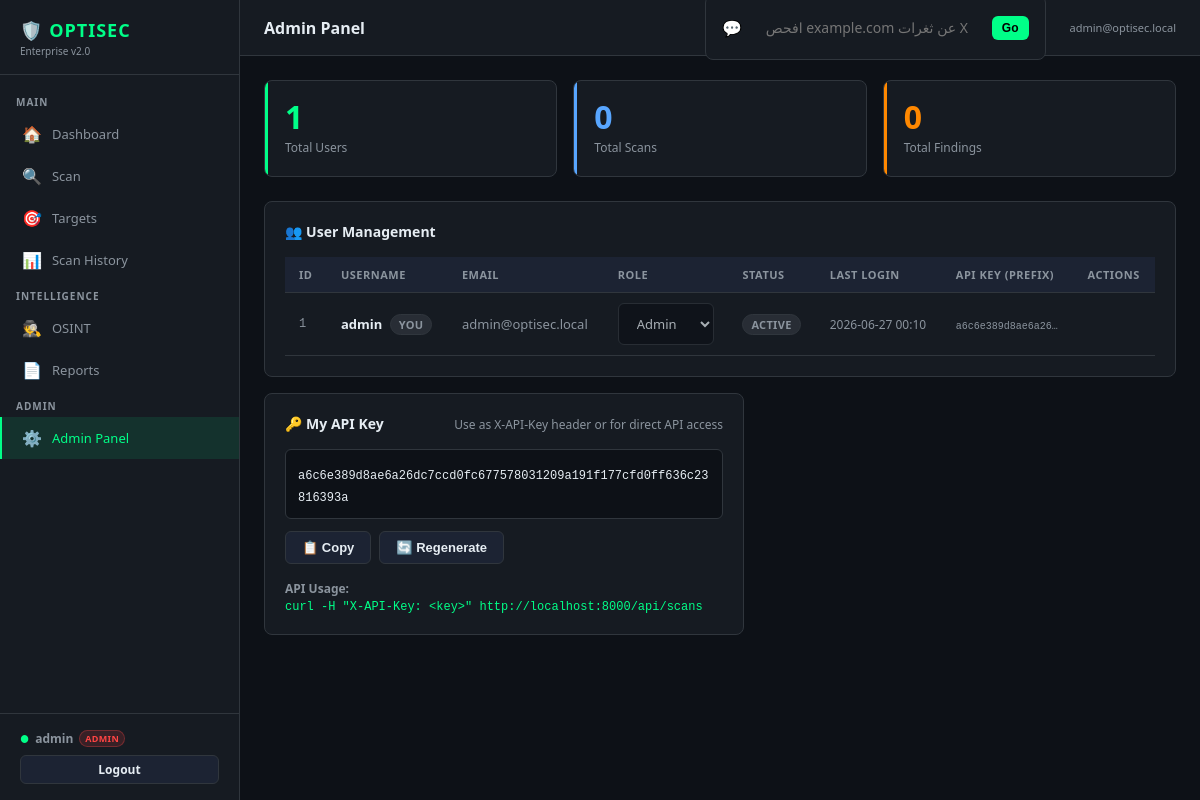
The page /admin (signed in) on the database its author committed.
### web/models.py (models this page shows)
class User(Base):
    __tablename__ = "users"
    id = Column(Integer, primary_key=True)
    username = Column(String(50), unique=True, nullable=False, index=True)
    email = Column(String(100), unique=True, nullable=False, index=True)
    password_hash = Column(String(255), nullable=False)
    role = Column(String(20), default="viewer")  # admin | analyst | viewer
    api_key = Column(String(64), unique=True, index=True)
    is_active = Column(Boolean, default=True)
    created_at = Column(DateTime, default=datetime.utcnow)
    last_login = Column(DateTime)
    targets = relationship("Target", back_populates="user", cascade="all, delete-orphan")
    scans = relationship("Scan", back_populates="user", cascade="all, delete-orphan")
    reports = relationship("Report", back_populates="user", cascade="all, delete-orphan")

### web/app.py (the view)
@app.get("/admin", response_class=HTMLResponse)
async def admin_panel(request: Request, user: User = Depends(web_user), db: AsyncSession = Depends(get_db)):
    require_admin(user)
    users = (await db.execute(select(User).order_by(User.created_at))).scalars().all()
    total_scans = (await db.execute(select(func.count()).select_from(Scan))).scalar()
    total_findings = (await db.execute(select(func.count()).select_from(Finding))).scalar()
    return templates.TemplateResponse(request, "admin.html", {
        "app_name": APP_NAME, "active": "admin", "user": user,
        "users": users, "total_scans": total_scans, "total_findings": total_findings,
    })

### web/templates/admin.html (shortened to what this page needs)
{% extends "base.html" %}
{% block page_title %}Admin Panel{% endblock %}
{% block content %}
<div class="stats-grid">
  <div class="stat-card">
    <div class="stat-value">{{ users|length }}</div>
    <div class="stat-label">Total Users</div>
  </div>
  <div class="stat-card info">
    <div class="stat-value">{{ total_scans }}</div>
    <div class="stat-label">Total Scans</div>
  </div>
  <div class="stat-card high">
    <div class="stat-value">{{ total_findings }}</div>
    <div class="stat-label">Total Findings</div>
  </div>
</div>
<div class="card">
  <div class="card-header">
    <div class="card-title">👥 User Management</div>
  </div>
  <div class="table-wrap">
    <table>
      <thead>
        <tr>
          <th>ID</th>
          <th>Username</th>
          <th>Email</th>
          <th>Role</th>
          <th>Status</th>
          <th>Last Login</th>
          <th>API Key (prefix)</th>
          <th>Actions</th>
        </tr>
      </thead>
      <tbody>
        {% for u in users %}
        <tr id="user-row-{{ u.id }}">
          <td class="mono dim">{{ u.id }}</td>
          <td>
            <strong>{{ u.username }}</strong>
            {% if u.id == user.id %}<span class="badge badge-info" style="margin-left:4px">you</span>{% endif %}
          </td>
          <td class="dim">{{ u.email }}</td>
          <td>
            <select onchange="changeRole({{ u.id }}, this.value)"
                    {% if u.id == user.id %}disabled title="Cannot change your own role"{% endif %}>
              <option value="admin"   {% if u.role == 'admin'   %}selected{% endif %}>Admin</option>
            </select>
          </td>
          <td>
            <span class="badge badge-{% if u.is_active %}info{% else %}critical{% endif %}">
              {{ 'Active' if u.is_active else 'Disabled' }}
            </span>
          </td>
          <td class="dim" style="font-size:12px">
            {{ u.last_login.strftime('%Y-%m-%d %H:%M') if u.last_login else 'Never' }}
          </td>
          <td>
            <code class="mono dim" style="font-size:10px">
              {{ (u.api_key[:16] + '…') if u.api_key else '—' }}
            </code>
          </td>
          <td>
          </td>
        </tr>
        {% endfor %}
      </tbody>
    </table>
  </div>
</div>
<div class="card" style="max-width:480px">
  <div class="card-header">
    <div class="card-title">🔑 My API Key</div>
    <div class="card-subtitle">Use as X-API-Key header or for direct API access</div>
  </div>
  <div style="background:var(--bg);border:1px solid var(--border);border-radius:6px;padding:12px;margin-bottom:12px;word-break:break-all">
    <code id="my-api-key" class="mono" style="font-size:12px">{{ user.api_key }}</code>
  </div>
  <div style="display:flex;gap:8px;margin-bottom:8px">
    <button class="btn btn-secondary" onclick="copyApiKey()">📋 Copy</button>
    <button class="btn btn-secondary" onclick="regenApiKey()">🔄 Regenerate</button>
  </div>
  <div style="margin-top:16px;font-size:12px;color:var(--text-dim)">
    <strong>API Usage:</strong><br>
    <code style="color:var(--accent)">curl -H "X-API-Key: &lt;key&gt;" http://localhost:8000/api/scans</code>
  </div>
</div>
{% endblock %}

### web/templates/base.html (shortened to what this page needs)
<!DOCTYPE html>
<html lang="en">
<head>
  <link rel="stylesheet" href="/static/css/style.css">
</head>
<body>
<nav class="sidebar">
  <div class="sidebar-logo">
    <h1>🛡️ OPTISEC</h1>
    <div class="version">Enterprise v2.0</div>
  </div>
  <div class="sidebar-nav">
    <div class="nav-section">Main</div>
    <a href="/" class="nav-item {% if active == 'home' %}active{% endif %}">
      <span class="icon">🏠</span><span>Dashboard</span>
    </a>
    <a href="/scan" class="nav-item {% if active == 'scan' %}active{% endif %}">
      <span class="icon">🔍</span><span>Scan</span>
    </a>
    <a href="/targets" class="nav-item {% if active == 'targets' %}active{% endif %}">
      <span class="icon">🎯</span><span>Targets</span>
    </a>
    <a href="/scans" class="nav-item {% if active == 'scans' %}active{% endif %}">
      <span class="icon">📊</span><span>Scan History</span>
    </a>
    <div class="nav-section">Intelligence</div>
    <a href="/osint" class="nav-item {% if active == 'osint' %}active{% endif %}">
      <span class="icon">🕵️</span><span>OSINT</span>
    </a>
    <a href="/reports" class="nav-item {% if active == 'reports' %}active{% endif %}">
      <span class="icon">📄</span><span>Reports</span>
    </a>
    {% if user and user.role == 'admin' %}
    <div class="nav-section">Admin</div>
    <a href="/admin" class="nav-item {% if active == 'admin' %}active{% endif %}">
      <span class="icon">⚙️</span><span>Admin Panel</span>
    </a>
    {% endif %}
  </div>
  <div class="sidebar-footer">
    {% if user %}
    <div style="display:flex;align-items:center;gap:6px;margin-bottom:8px">
      <span style="color:var(--accent);font-size:10px">●</span>
      <span style="font-size:12px;font-weight:600">{{ user.username }}</span>
      <span class="badge badge-{% if user.role == 'admin' %}critical{% elif user.role == 'analyst' %}high{% else %}info{% endif %}"
            style="font-size:9px;padding:1px 5px">{{ user.role }}</span>
    </div>
    <a href="/logout" class="btn btn-secondary btn-sm" style="width:100%;justify-content:center">Logout</a>
    {% endif %}
  </div>
</nav>
<div class="main">
  <div class="topbar">
    <div class="topbar-title">{% block page_title %}{% endblock %}</div>
    <div class="topbar-right">
      <div class="nlp-bar" style="min-width:320px;margin:0">
        <span style="color:var(--accent);font-size:16px">💬</span>
        <input id="nlp-input" type="text"
          placeholder="افحص example.com عن ثغرات XSS | Scan target for XSS"
          onkeydown="runNLPCommand(event)" />
        <button class="btn btn-primary btn-sm" onclick="runNLPCommand(null)">Go</button>
      </div>
      {% if user %}
      <div style="font-size:11px;color:var(--text-dim);margin-left:12px;white-space:nowrap">
        {{ user.email }}
      </div>
      {% endif %}
    </div>
  </div>
  <div class="content">
    {% block content %}{% endblock %}
  </div>
</div>
</body>
</html>

### rows shown on the page
User: username "admin", role "ADMIN", email "admin@optisec.local", id "1", shows "YOU", role+id "Admin", is_active "ACTIVE", last_login "2026-06-27 00:10", api_key "a6c6e389d8ae6a26…", api_key "a6c6e389d8ae6a26dc7ccd0fc677578031209a191f177cfd0ff636c23816393a"

### other values the page prints
{{ users|length }} "1"
{{ total_scans }} "0"
{{ total_findings }} "0"
